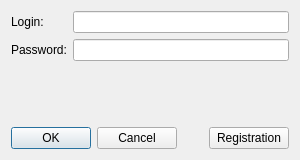
<?xml version="1.0" encoding="UTF-8"?>
<ui version="4.0">
 <class>LoginForm</class>
 <widget class="QWidget" name="LoginForm">
  <property name="geometry">
   <rect>
    <x>0</x>
    <y>0</y>
    <width>300</width>
    <height>160</height>
   </rect>
  </property>
  <property name="minimumSize">
   <size>
    <width>300</width>
    <height>160</height>
   </size>
  </property>
  <property name="maximumSize">
   <size>
    <width>300</width>
    <height>160</height>
   </size>
  </property>
  <property name="windowTitle">
   <string>Form</string>
  </property>
  <layout class="QVBoxLayout" name="verticalLayout" stretch="1,0">
   <item>
    <layout class="QFormLayout" name="formLayout">
     <item row="0" column="0">
      <widget class="QLabel" name="loginLabel">
       <property name="text">
        <string>Login:</string>
       </property>
      </widget>
     </item>
     <item row="1" column="0">
      <widget class="QLabel" name="passwordLabel">
       <property name="text">
        <string>Password:</string>
       </property>
      </widget>
     </item>
     <item row="0" column="1">
      <widget class="QLineEdit" name="loginLineEdit"/>
     </item>
     <item row="1" column="1">
      <widget class="QLineEdit" name="passwordLineEdit">
       <property name="text">
        <string/>
       </property>
       <property name="echoMode">
        <enum>QLineEdit::EchoMode::Password</enum>
       </property>
      </widget>
     </item>
    </layout>
   </item>
   <item>
    <layout class="QHBoxLayout" name="horizontalLayout">
     <item>
      <widget class="QDialogButtonBox" name="confirmButtonBox">
       <property name="standardButtons">
        <set>QDialogButtonBox::StandardButton::Cancel|QDialogButtonBox::StandardButton::Ok</set>
       </property>
      </widget>
     </item>
     <item>
      <spacer name="horizontalSpacer">
       <property name="orientation">
        <enum>Qt::Orientation::Horizontal</enum>
       </property>
       <property name="sizeHint" stdset="0">
        <size>
         <width>40</width>
         <height>20</height>
        </size>
       </property>
      </spacer>
     </item>
     <item>
      <widget class="QPushButton" name="registrationPushButton">
       <property name="text">
        <string>Registration</string>
       </property>
      </widget>
     </item>
    </layout>
   </item>
  </layout>
 </widget>
 <tabstops>
  <tabstop>loginLineEdit</tabstop>
  <tabstop>passwordLineEdit</tabstop>
  <tabstop>registrationPushButton</tabstop>
 </tabstops>
 <resources/>
 <connections/>
</ui>
